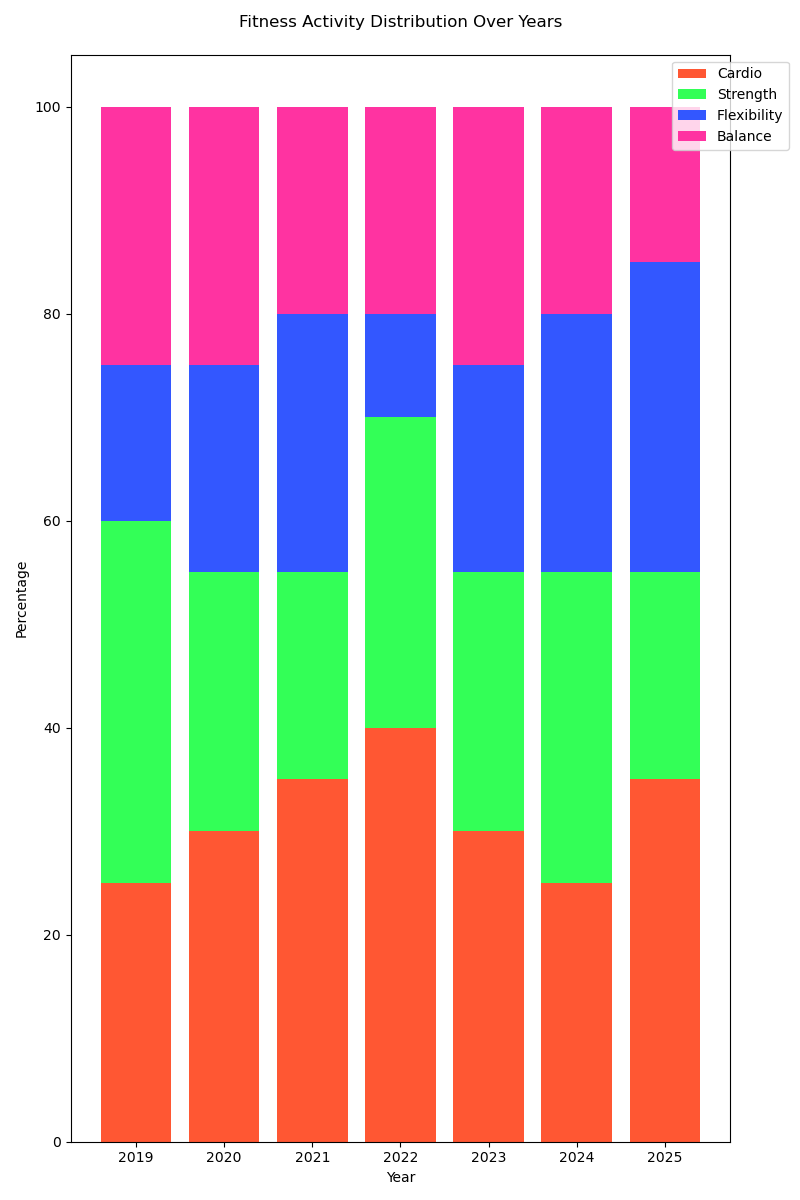

Generate this figure with Python:

import matplotlib.pyplot as plt
import numpy as np

data = np.array([
    [25, 35, 15, 25],
    [30, 25, 20, 25],
    [35, 20, 25, 20],
    [40, 30, 10, 20],
    [30, 25, 20, 25],
    [25, 30, 25, 20],
    [35, 20, 30, 15]
])

years = ['2019', '2020', '2021', '2022', '2023', '2024', '2025']
categories = ['Cardio', 'Strength', 'Flexibility', 'Balance']
colors = ['#FF5733', '#33FF57', '#3357FF', '#FF33A1']

data_cum = data.cumsum(axis=1)
fig, ax = plt.subplots(figsize=(8, 12))

for i, color in enumerate(colors):
    heights = data[:, i]
    starts = data_cum[:, i] - heights
    ax.bar(years, heights, bottom=starts, width=0.8, label=categories[i], color=color)

ax.set_ylabel('Percentage')
ax.set_xlabel('Year')
ax.set_title('Fitness Activity Distribution Over Years', pad=20)
ax.legend(loc='upper right', bbox_to_anchor=(1.1, 1))

plt.tight_layout()
plt.show()
